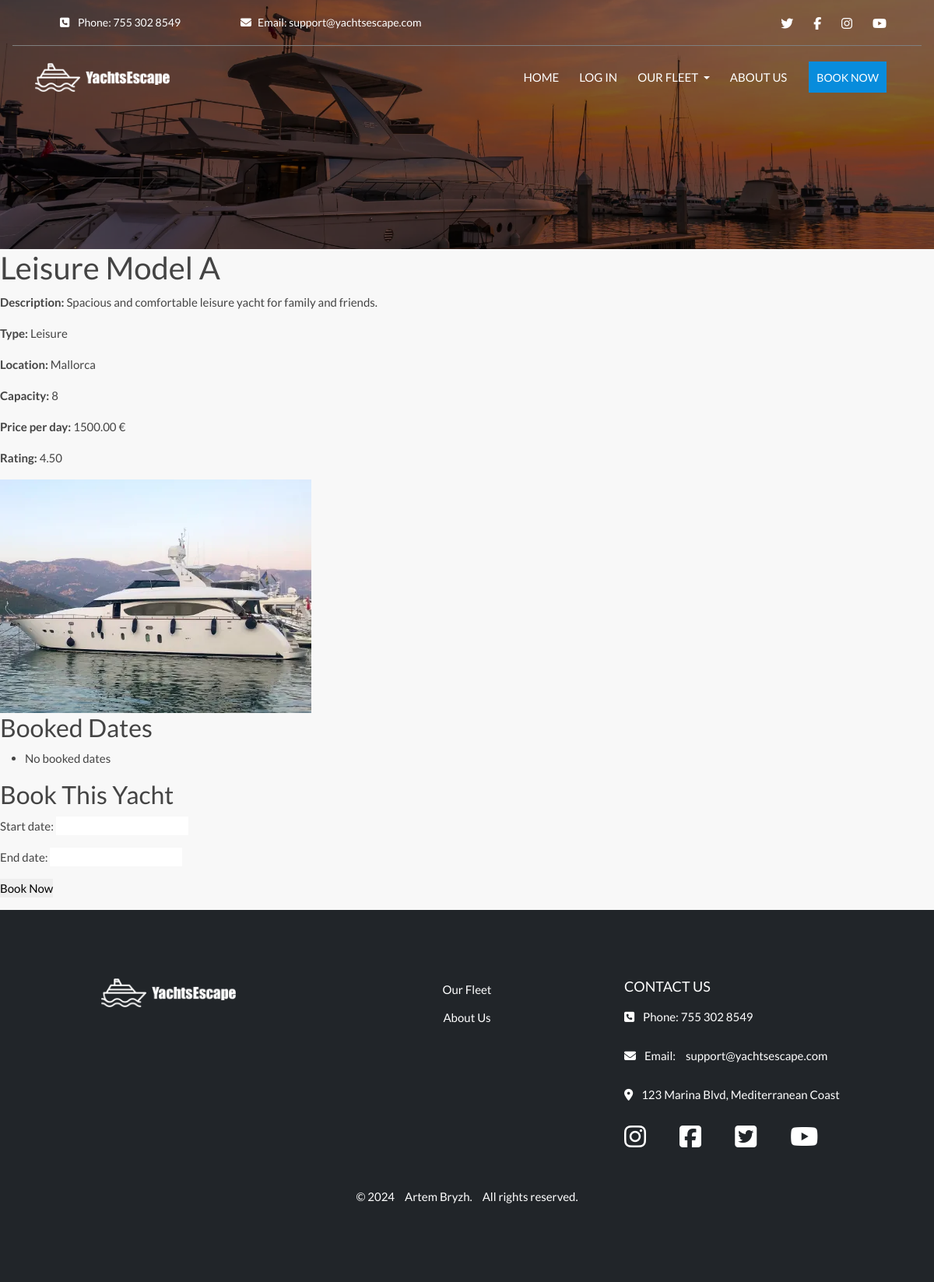
Page /booking/yacht/1/ on the committed database.
### yachts/models.py (models this page shows, shortened)
class Yacht(models.Model):
    COUNTRY_CHOICES = [
        ('Turkey', 'Turkey'),
        ('France', 'France'),
        ('Spain', 'Spain'),
    ]
    name = models.CharField(max_length=100)
    id = models.AutoField(primary_key=True)
    type = models.CharField(max_length=50, default='default_type')
    description = models.TextField()
    country = models.CharField(max_length=50, choices=COUNTRY_CHOICES, default='Turkey')
    location = models.CharField(max_length=100)
    capacity = models.IntegerField()
    price_per_day = models.DecimalField(max_digits=8, decimal_places=2)
    rating = models.DecimalField(max_digits=6, decimal_places=2, null=True, blank=True)
    available = models.BooleanField(default=True)
    image_url = models.URLField(max_length=1024, null=True, blank=True)
    image = models.ImageField(upload_to='yachts/cards/', null=True, blank=True)

### booking/views.py (the view)
# urls.py: path('yacht/<int:yacht_id>/', yacht_detail, name='yacht_detail'),  # URL for yacht details
def yacht_detail(request, yacht_id):
    yacht = get_object_or_404(Yacht, id=yacht_id)
    booked_dates = get_yacht_availability(yacht)
    if request.method == 'POST':
        form = BookingForm(request.POST)
        if form.is_valid():
            booking = form.save(commit=False)  # Create a booking object but don't save it yet
            booking.yacht = yacht  # Assign the yacht to the booking
            booking.user = request.user  # Assign the current user to the booking
            booking.save()  # Save the booking to the database
            messages.success(request, 'Your booking was successful!')  # Success message
            return redirect('yacht_detail', yacht_id=yacht.id)  # Redirect to yacht detail page
    else:
        form = BookingForm()  # Create an empty form if not a POST request
    context = {
        'yacht': yacht,
        'booked_dates': booked_dates,
        'form': form,  # Pass the form to the context
    }
    return render(request, 'yachts/yacht_detail.html', context)

### booking/forms.py
class BookingForm(forms.ModelForm):
    class Meta:
        model = Booking
        fields = ['start_date', 'end_date']

### booking/calendar.py (called while the page is built)
def get_yacht_availability(yacht):
    bookings = Booking.objects.filter(yacht=yacht)
    booked_dates = []
    for booking in bookings:
        booked_dates.append({
            'start': booking.start_date,
            'end': booking.end_date,
        })
    return booked_dates

### yachts/templates/yachts/yacht_detail.html (shortened to what this page needs)
{% extends 'base.html' %}
{% load static %}
{% block content %}
<body>
    <h1>{{ yacht.name }}</h1>
    <p><strong>Description:</strong> {{ yacht.description }}</p>
    <p><strong>Type:</strong> {{ yacht.type }}</p>
    <p><strong>Location:</strong> {{ yacht.location }}</p>
    <p><strong>Capacity:</strong> {{ yacht.capacity }}</p>
    <p><strong>Price per day:</strong> {{ yacht.price_per_day }} €</p>
    <p><strong>Rating:</strong> {{ yacht.rating }}</p>
    <img src="{{ yacht.image.url }}" alt="{{ yacht.name }}" />
    <h2>Booked Dates</h2>
    <ul>
        {% for date in booked_dates %}
            <li>From {{ date.start }} to {{ date.end }}</li>
        {% empty %}
            <li>No booked dates</li>
        {% endfor %}
    </ul>
    <h2>Book This Yacht</h2>
    <form method="post">
        {{ form.as_p }}
        <button type="submit">Book Now</button>
    </form>
</body>
{% endblock %}

### static/css/base.css (style rules this page uses)
* { margin: 0; padding: 0; border: 0; }
html, body { height: 100%; }
body { background-color: #f8f8f8; font: 15px/1.6 'Lato'; color: #444444; display: flex; flex-direction: column; min-height: 100vh; }
img { max-width: 100%; height: auto; background-color: transparent !important; border: none !important; }

### rows in the picture
Yacht: name "Leisure Model A", description "Spacious and comfortable leisure yacht for family and friends.", type "Leisure", location "Mallorca", capacity "8", price_per_day "1500.00", rating "4.50", image (picture)
